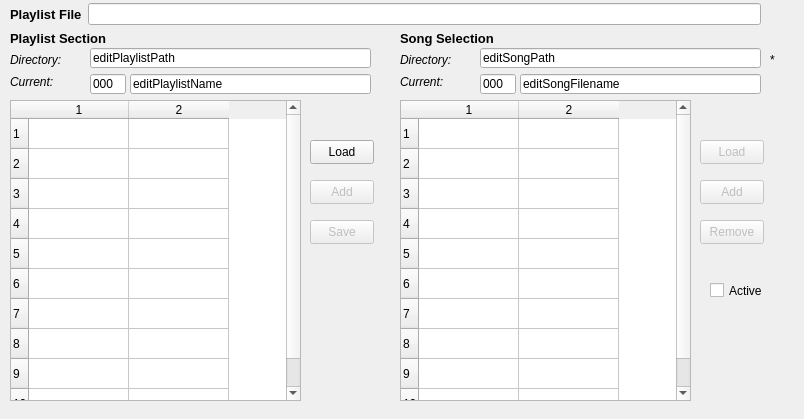
<?xml version="1.0" encoding="UTF-8"?>
<ui version="4.0">
 <class>qplaylistframe</class>
 <widget class="QFrame" name="qplaylistframe">
  <property name="geometry">
   <rect>
    <x>0</x>
    <y>0</y>
    <width>804</width>
    <height>419</height>
   </rect>
  </property>
  <property name="windowTitle">
   <string>Frame</string>
  </property>
  <widget class="QLabel" name="labelListSection">
   <property name="geometry">
    <rect>
     <x>10</x>
     <y>30</y>
     <width>301</width>
     <height>16</height>
    </rect>
   </property>
   <property name="font">
    <font>
     <pointsize>10</pointsize>
     <weight>75</weight>
     <bold>true</bold>
    </font>
   </property>
   <property name="text">
    <string>Playlist Section</string>
   </property>
  </widget>
  <widget class="QTableWidget" name="tablePlaylistSections">
   <property name="geometry">
    <rect>
     <x>10</x>
     <y>100</y>
     <width>291</width>
     <height>301</height>
    </rect>
   </property>
   <property name="rowCount">
    <number>10</number>
   </property>
   <property name="columnCount">
    <number>2</number>
   </property>
   <row/>
   <row/>
   <row/>
   <row/>
   <row/>
   <row/>
   <row/>
   <row/>
   <row/>
   <row/>
   <column/>
   <column/>
  </widget>
  <widget class="QLabel" name="labelCurrentPlaylist">
   <property name="geometry">
    <rect>
     <x>10</x>
     <y>74</y>
     <width>71</width>
     <height>16</height>
    </rect>
   </property>
   <property name="font">
    <font>
     <italic>true</italic>
    </font>
   </property>
   <property name="text">
    <string>Current:</string>
   </property>
  </widget>
  <widget class="QLabel" name="labelListSong">
   <property name="geometry">
    <rect>
     <x>400</x>
     <y>30</y>
     <width>371</width>
     <height>16</height>
    </rect>
   </property>
   <property name="font">
    <font>
     <pointsize>10</pointsize>
     <weight>75</weight>
     <bold>true</bold>
    </font>
   </property>
   <property name="text">
    <string>Song Selection</string>
   </property>
  </widget>
  <widget class="QLabel" name="labelCurrentSong">
   <property name="geometry">
    <rect>
     <x>400</x>
     <y>74</y>
     <width>71</width>
     <height>16</height>
    </rect>
   </property>
   <property name="font">
    <font>
     <italic>true</italic>
    </font>
   </property>
   <property name="text">
    <string>Current:</string>
   </property>
  </widget>
  <widget class="QLabel" name="labelPlaylistDirectory">
   <property name="geometry">
    <rect>
     <x>10</x>
     <y>52</y>
     <width>74</width>
     <height>16</height>
    </rect>
   </property>
   <property name="font">
    <font>
     <italic>true</italic>
    </font>
   </property>
   <property name="text">
    <string>Directory:</string>
   </property>
  </widget>
  <widget class="QLabel" name="labelSongDirectory">
   <property name="geometry">
    <rect>
     <x>400</x>
     <y>52</y>
     <width>74</width>
     <height>16</height>
    </rect>
   </property>
   <property name="font">
    <font>
     <italic>true</italic>
    </font>
   </property>
   <property name="text">
    <string>Directory:</string>
   </property>
  </widget>
  <widget class="QTableWidget" name="tablePlaylistSongs">
   <property name="geometry">
    <rect>
     <x>400</x>
     <y>100</y>
     <width>291</width>
     <height>301</height>
    </rect>
   </property>
   <property name="rowCount">
    <number>10</number>
   </property>
   <property name="columnCount">
    <number>2</number>
   </property>
   <row/>
   <row/>
   <row/>
   <row/>
   <row/>
   <row/>
   <row/>
   <row/>
   <row/>
   <row/>
   <column/>
   <column/>
  </widget>
  <widget class="QPushButton" name="buttonPlaylistLoad">
   <property name="enabled">
    <bool>true</bool>
   </property>
   <property name="geometry">
    <rect>
     <x>310</x>
     <y>140</y>
     <width>64</width>
     <height>24</height>
    </rect>
   </property>
   <property name="toolTip">
    <string>Opens a dialog to select and open a play-list file.</string>
   </property>
   <property name="text">
    <string>Load</string>
   </property>
  </widget>
  <widget class="QPushButton" name="buttonPlaylistSave">
   <property name="enabled">
    <bool>false</bool>
   </property>
   <property name="geometry">
    <rect>
     <x>310</x>
     <y>220</y>
     <width>64</width>
     <height>24</height>
    </rect>
   </property>
   <property name="toolTip">
    <string>Saves the current play-list file.</string>
   </property>
   <property name="text">
    <string>Save</string>
   </property>
  </widget>
  <widget class="QPushButton" name="buttonSongLoad">
   <property name="enabled">
    <bool>false</bool>
   </property>
   <property name="geometry">
    <rect>
     <x>700</x>
     <y>140</y>
     <width>64</width>
     <height>24</height>
    </rect>
   </property>
   <property name="toolTip">
    <string>Opens a file dialog to select a MIDI song to add to the current play-list.</string>
   </property>
   <property name="text">
    <string>Load</string>
   </property>
  </widget>
  <widget class="QWidget" name="layoutWidget">
   <property name="geometry">
    <rect>
     <x>10</x>
     <y>0</y>
     <width>751</width>
     <height>29</height>
    </rect>
   </property>
   <layout class="QHBoxLayout" name="horizPlaylistFileLayout">
    <item>
     <widget class="QLabel" name="label_playlist_file">
      <property name="font">
       <font>
        <pointsize>10</pointsize>
        <weight>75</weight>
        <bold>true</bold>
       </font>
      </property>
      <property name="text">
       <string>Playlist File</string>
      </property>
     </widget>
    </item>
    <item>
     <widget class="QLineEdit" name="entry_playlist_file">
      <property name="toolTip">
       <string>Shows the full path to the play-list.</string>
      </property>
      <property name="text">
       <string/>
      </property>
     </widget>
    </item>
   </layout>
  </widget>
  <widget class="QPushButton" name="buttonSongAdd">
   <property name="enabled">
    <bool>false</bool>
   </property>
   <property name="geometry">
    <rect>
     <x>700</x>
     <y>180</y>
     <width>64</width>
     <height>24</height>
    </rect>
   </property>
   <property name="toolTip">
    <string>Adds the song information specified above to the current play-list section.</string>
   </property>
   <property name="text">
    <string>Add</string>
   </property>
  </widget>
  <widget class="QPushButton" name="buttonSongRemove">
   <property name="enabled">
    <bool>false</bool>
   </property>
   <property name="geometry">
    <rect>
     <x>700</x>
     <y>220</y>
     <width>64</width>
     <height>24</height>
    </rect>
   </property>
   <property name="toolTip">
    <string>Removes the current song from the current play-list section.</string>
   </property>
   <property name="text">
    <string>Remove</string>
   </property>
  </widget>
  <widget class="QPushButton" name="buttonPlaylistAdd">
   <property name="enabled">
    <bool>false</bool>
   </property>
   <property name="geometry">
    <rect>
     <x>310</x>
     <y>180</y>
     <width>64</width>
     <height>24</height>
    </rect>
   </property>
   <property name="toolTip">
    <string>Adds the play-list defined by the entries above to the current play-list.</string>
   </property>
   <property name="text">
    <string>Add</string>
   </property>
  </widget>
  <widget class="QCheckBox" name="checkBoxPlaylistActive">
   <property name="geometry">
    <rect>
     <x>710</x>
     <y>280</y>
     <width>81</width>
     <height>21</height>
    </rect>
   </property>
   <property name="toolTip">
    <string>If checked, the loaded play-list file is active.</string>
   </property>
   <property name="text">
    <string>Active</string>
   </property>
  </widget>
  <widget class="QLineEdit" name="editPlaylistPath">
   <property name="geometry">
    <rect>
     <x>90</x>
     <y>48</y>
     <width>281</width>
     <height>20</height>
    </rect>
   </property>
   <property name="toolTip">
    <string>The default song directory for the currently-selected play-list section.</string>
   </property>
   <property name="text">
    <string>editPlaylistPath</string>
   </property>
  </widget>
  <widget class="QLineEdit" name="editPlaylistNumber">
   <property name="geometry">
    <rect>
     <x>90</x>
     <y>74</y>
     <width>36</width>
     <height>20</height>
    </rect>
   </property>
   <property name="toolTip">
    <string>Shows the MIDI control number for the currently-selected play-list section.</string>
   </property>
   <property name="text">
    <string>000</string>
   </property>
  </widget>
  <widget class="QLineEdit" name="editPlaylistName">
   <property name="geometry">
    <rect>
     <x>130</x>
     <y>74</y>
     <width>241</width>
     <height>20</height>
    </rect>
   </property>
   <property name="toolTip">
    <string>Shows the name of the currently-selected play-list section.</string>
   </property>
   <property name="text">
    <string>editPlaylistName</string>
   </property>
  </widget>
  <widget class="QLineEdit" name="editSongPath">
   <property name="geometry">
    <rect>
     <x>480</x>
     <y>48</y>
     <width>281</width>
     <height>20</height>
    </rect>
   </property>
   <property name="toolTip">
    <string>Shows the directory in which the currently selected song is stored.</string>
   </property>
   <property name="text">
    <string>editSongPath</string>
   </property>
  </widget>
  <widget class="QLineEdit" name="editSongNumber">
   <property name="geometry">
    <rect>
     <x>480</x>
     <y>74</y>
     <width>36</width>
     <height>20</height>
    </rect>
   </property>
   <property name="toolTip">
    <string>Shows the MIDI control number for the currently selected song.</string>
   </property>
   <property name="text">
    <string>000</string>
   </property>
  </widget>
  <widget class="QLineEdit" name="editSongFilename">
   <property name="geometry">
    <rect>
     <x>520</x>
     <y>74</y>
     <width>241</width>
     <height>20</height>
    </rect>
   </property>
   <property name="toolTip">
    <string>Shows the base file-name of the currently selected song.</string>
   </property>
   <property name="text">
    <string>editSongFilename</string>
   </property>
  </widget>
  <widget class="QLabel" name="labelDirEmbedded">
   <property name="geometry">
    <rect>
     <x>770</x>
     <y>50</y>
     <width>16</width>
     <height>20</height>
    </rect>
   </property>
   <property name="toolTip">
    <string>If set to an asterisk, this directory is part of the song's file-name.</string>
   </property>
   <property name="text">
    <string>*</string>
   </property>
  </widget>
 </widget>
 <resources/>
 <connections/>
</ui>
